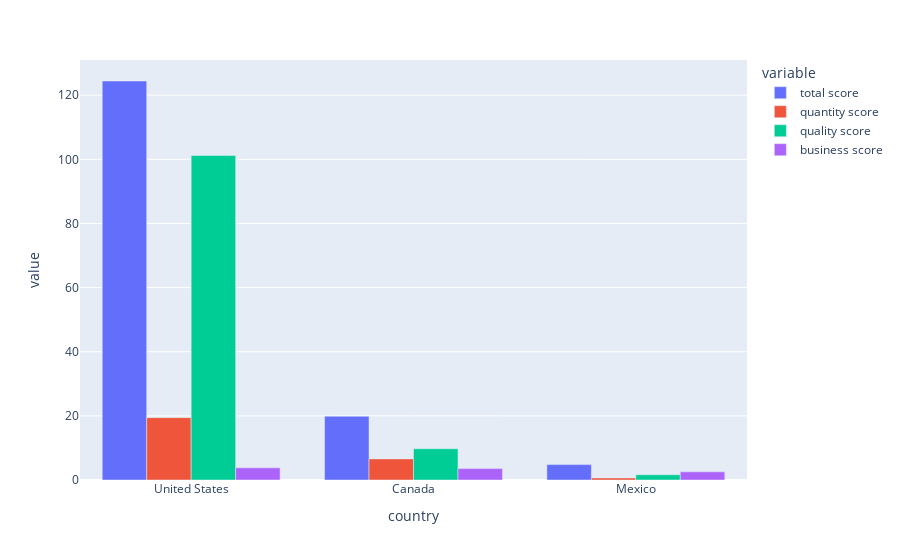

The notebook cell saved with this chart:
### Markdown cell above
##### Home country vs Selected Country and Mexico

### Code cell
us_data = country_df[country_df["country"] == "United States"]
canada_data = country_df[country_df["country"] == "Canada"]
mexico_data = country_df[country_df["country"] == "Mexico"]
comparison_data = pd.concat([us_data, canada_data, mexico_data])


import plotly.express as px

fig = px.bar(comparison_data, x="country", y=["total score", "quantity score", "quality score", "business score"], barmode="group")

fig

### Figure 1 — Plotly figure (JSON) as saved in the notebook; plotly's stock layout.template omitted (floating-point values rounded to 4 significant figures)
{"data": [{"alignmentgroup": "True", "hovertemplate": "variable=total score<br>country=%{x}<br>value=%{y}<extra></extra>", "legendgroup": "total score", "marker": {"color": "#636efa"}, "name": "total score", "offsetgroup": "total score", "orientation": "v", "showlegend": true, "textposition": "auto", "type": "bar", "x": ["United States", "Canada", "Mexico"], "xaxis": "x", "y": [124.4, 19.88, 4.8], "yaxis": "y"}, {"alignmentgroup": "True", "hovertemplate": "variable=quantity score<br>country=%{x}<br>value=%{y}<extra></extra>", "legendgroup": "quantity score", "marker": {"color": "#EF553B"}, "name": "quantity score", "offsetgroup": "quantity score", "orientation": "v", "showlegend": true, "textposition": "auto", "type": "bar", "x": ["United States", "Canada", "Mexico"], "xaxis": "x", "y": [19.45, 6.58, 0.63], "yaxis": "y"}, {"alignmentgroup": "True", "hovertemplate": "variable=quality score<br>country=%{x}<br>value=%{y}<extra></extra>", "legendgroup": "quality score", "marker": {"color": "#00cc96"}, "name": "quality score", "offsetgroup": "quality score", "orientation": "v", "showlegend": true, "textposition": "auto", "type": "bar", "x": ["United States", "Canada", "Mexico"], "xaxis": "x", "y": [101.2, 9.75, 1.63], "yaxis": "y"}, {"alignmentgroup": "True", "hovertemplate": "variable=business score<br>country=%{x}<br>value=%{y}<extra></extra>", "legendgroup": "business score", "marker": {"color": "#ab63fa"}, "name": "business score", "offsetgroup": "business score", "orientation": "v", "showlegend": true, "textposition": "auto", "type": "bar", "x": ["United States", "Canada", "Mexico"], "xaxis": "x", "y": [3.8, 3.55, 2.54], "yaxis": "y"}], "layout": {"barmode": "group", "legend": {"title": {"text": "variable"}, "tracegroupgap": 0}, "margin": {"t": 60}, "xaxis": {"anchor": "y", "domain": [0, 1], "title": {"text": "country"}}, "yaxis": {"anchor": "x", "domain": [0, 1], "title": {"text": "value"}}}}
